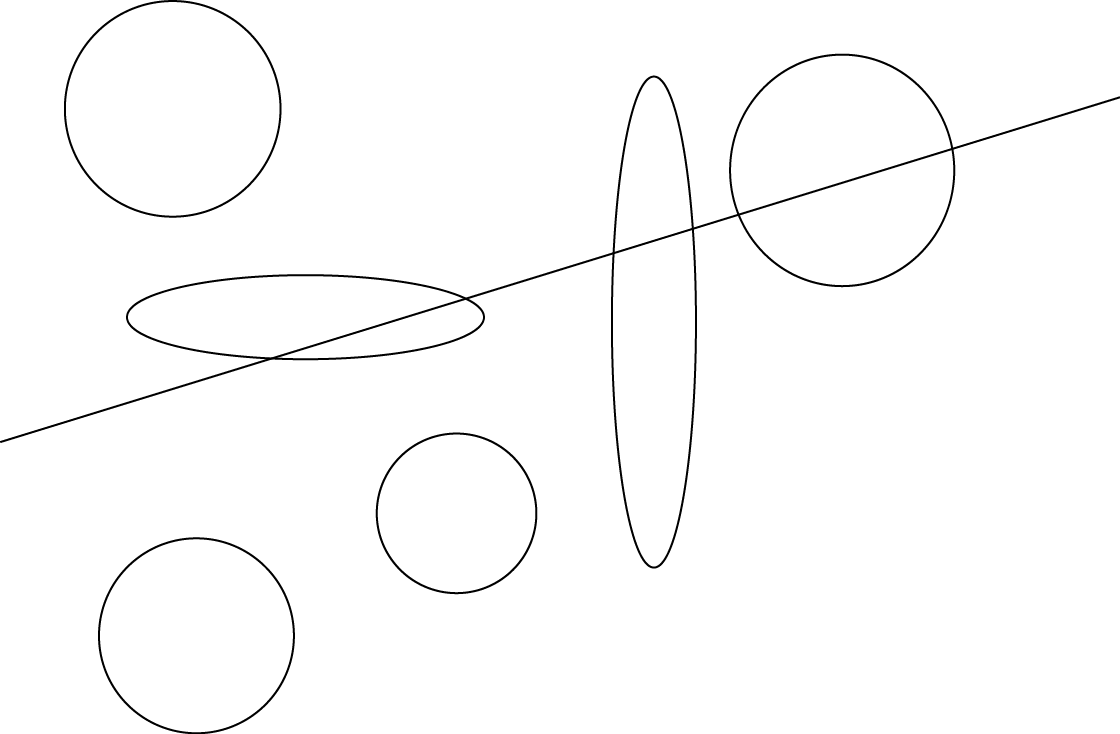
#> input picture lab_7/single_line.png, 1120 x 734 px
$ jupyter execute --allow-errors lab_7.ipynb
#> lines starting #> are read from the running program, lines starting #| are printed output that depends on the picture; after the words box and inside, x2 and y2 are one past the last pixel; in counts of white or black regions, pixels touching at a corner belong together
[cell 1]
import cv2 as cv
import numpy as np
from matplotlib import pyplot as plt

[cell 2]
img = cv.imread('single_line.png')
#> img is the input picture: shape (734, 1120, 3); min 0, max 255, mean 251.5
#> (the rest of this cell did not finish here and is left out)

[cell 3]
img = cv.imread('multi_line.png')
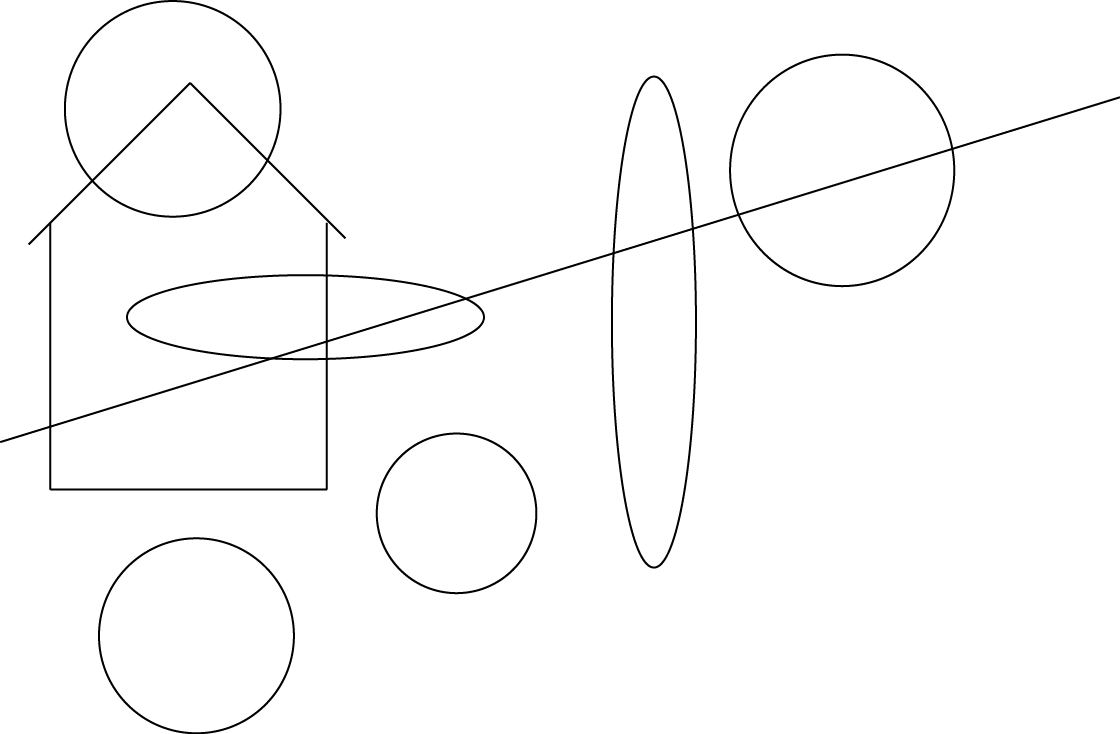
#> input picture lab_7/multi_line.png, 1120 x 734 px
#> img is the input picture: shape (734, 1120, 3); min 0, max 255, mean 250.7
gray = cv.cvtColor(img,cv.COLOR_BGR2GRAY)
edges = cv.Canny(gray,50,150,apertureSize = 3)
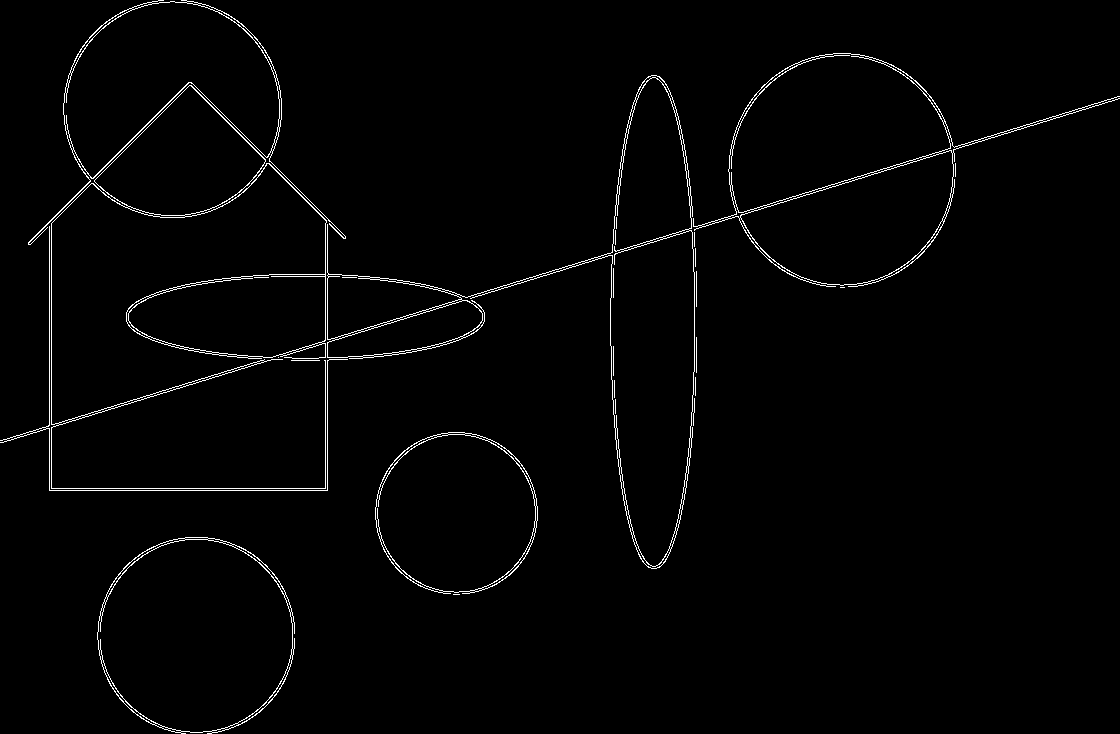
#> edges: shape (734, 1120); 1.6% white in thin lines or dots

lines = cv.HoughLines(edges,1,np.pi/180,200)
#> lines = [[421, 1.27], [490, 1.57], [488, 1.57], [51, 0], [325, 0], [49, 0], [327, 0]]
for line in lines:
    rho,theta = line[0]
    a = np.cos(theta)
    b = np.sin(theta)
    x0 = a*rho
    y0 = b*rho
    x1 = int(x0 + 1000*(-b))
    y1 = int(y0 + 1000*(a))
    x2 = int(x0 - 1000*(-b))
    y2 = int(y0 - 1000*(a))
    cv.line(img,(x1,y1),(x2,y2),(0,0,255),2)
#> this loop made 7 passes
#> (rho, theta, a, b, x0, y0, x1, y1) on passes 1 to 7: (421, 1.27, 0.292, 0.956, 123.1, 402.6, -833, 694), (490, 1.57, -4.37e-08, 1, -2.14e-05, 490, -1000, 489), (488, 1.57, -4.37e-08, 1, -2.13e-05, 488, -1000, 487), (51, 0, 1, 0, 51, 0, 51, 1000), (325, 0, 1, 0, 325, 0, 325, 1000), (49, 0, 1, 0, 49, 0, 49, 1000), (327, 0, 1, 0, 327, 0, 327, 1000)
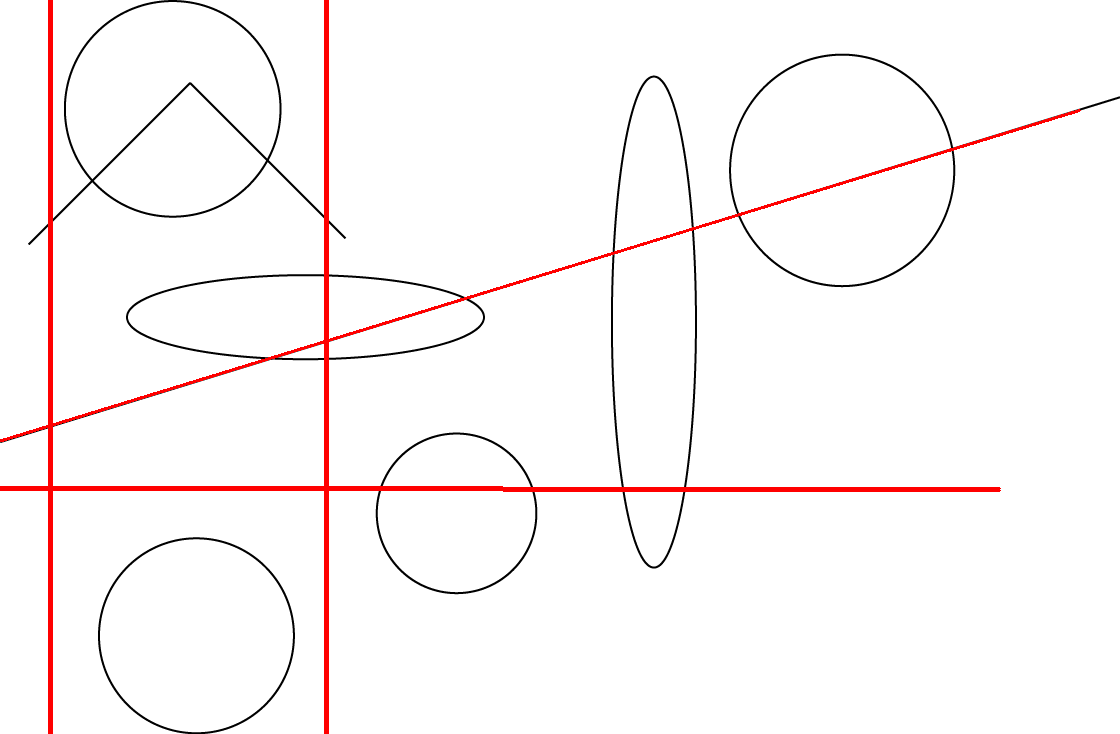
#> img: shape (734, 1120, 3); 1.9% of pixels changed, all inside (x1, y1, x2, y2) = (0, 0, 1081, 734)

plt.figure(figsize=(5,5))
cv.imwrite('Image.jpg',img)
#> Out = True

[cell 4]
img = cv.imread('multi_line_2.png')
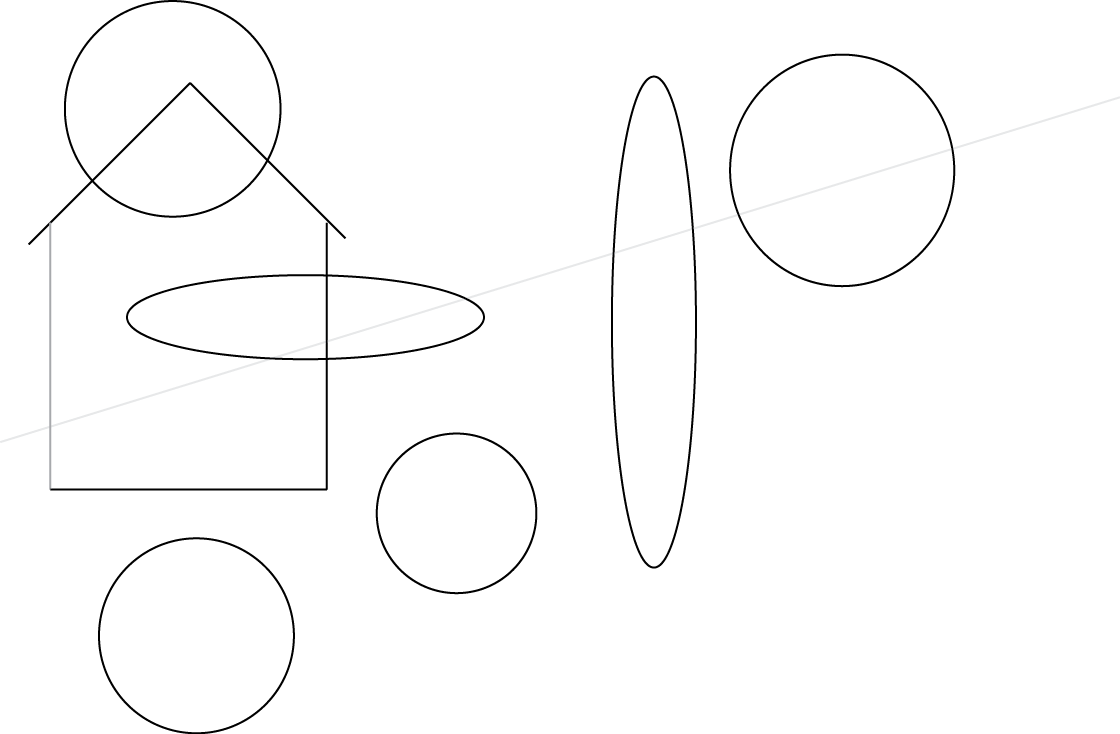
#> input picture lab_7/multi_line_2.png, 1120 x 734 px
#> img is the input picture: shape (734, 1120, 3); mean B, G, R 251.5, 251.5, 251.5
gray = cv.cvtColor(img,cv.COLOR_BGR2GRAY)
edges = cv.Canny(gray,50,150,apertureSize = 3)
#> edges: shape (734, 1120); 1.3% white in thin lines or dots, all inside (x1, y1, x2, y2) = (28, 0, 956, 734)

lines = cv.HoughLines(edges,1,np.pi/180,200)
#> lines = [[490, 1.57], [488, 1.57], [51, 0], [325, 0], [49, 0], [327, 0]]
for line in lines:
    rho,theta = line[0]
    a = np.cos(theta)
    b = np.sin(theta)
    x0 = a*rho
    y0 = b*rho
    x1 = int(x0 + 1000*(-b))
    y1 = int(y0 + 1000*(a))
    x2 = int(x0 - 1000*(-b))
    y2 = int(y0 - 1000*(a))
    cv.line(img,(x1,y1),(x2,y2),(0,0,255),2)
#> this loop made 6 passes
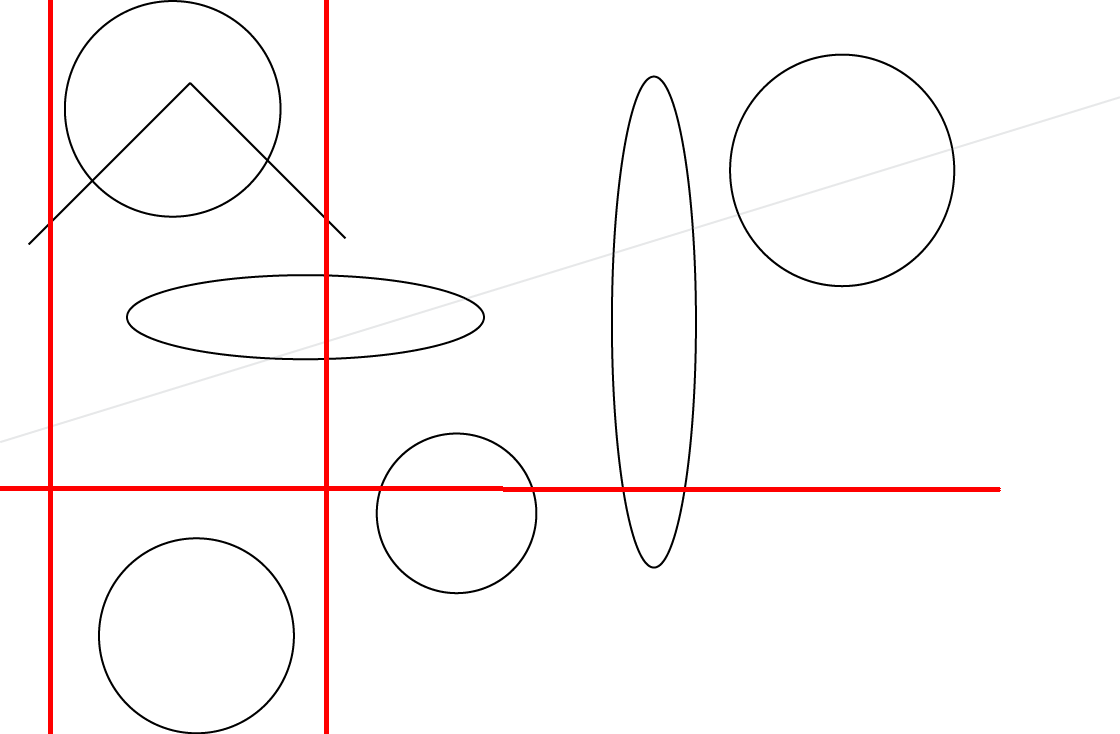
#> img: shape (734, 1120, 3); 1.5% of pixels changed, all inside (x1, y1, x2, y2) = (0, 0, 1001, 734)

plt.figure(figsize=(5,5))
cv.imwrite('Image3.jpg',img)
#> Out = True
